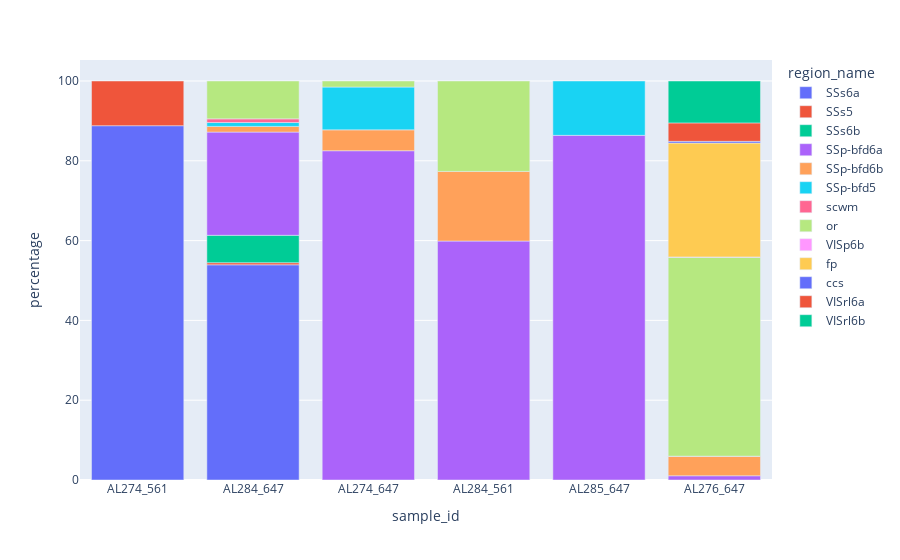
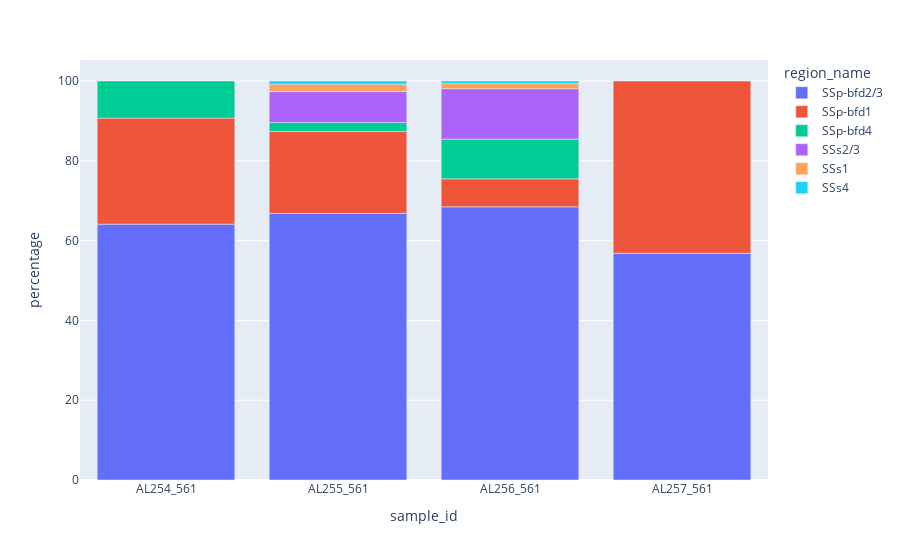
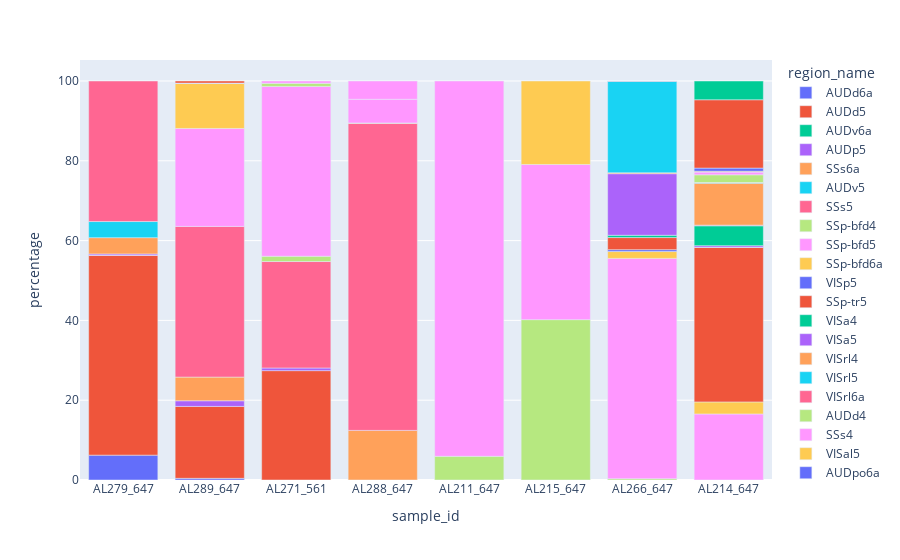
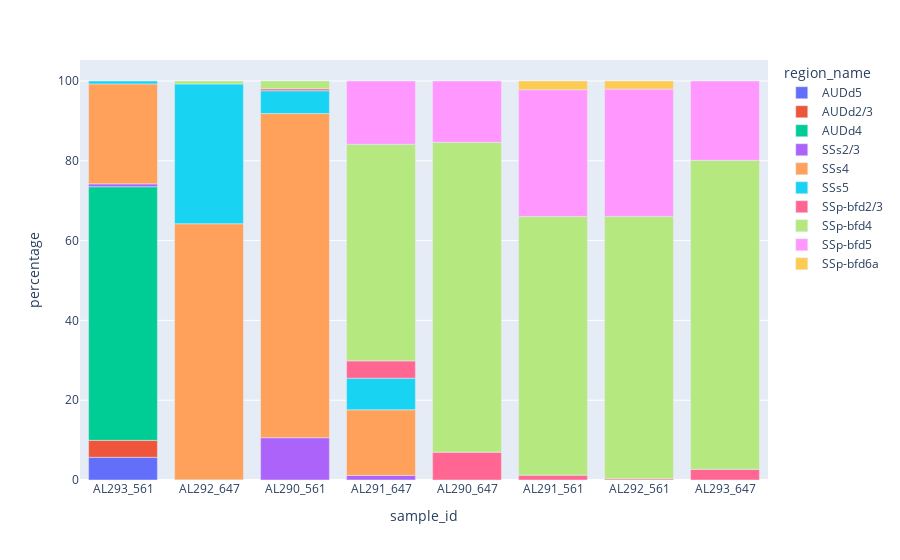

Notebook code cell kept with these figures, in order:
### Code cell
for i in genotypes:
    print(f'this genotype is {i}')

    this_data= data[data['Genotype']== i]
    
    this_data=this_data.reset_index(drop=True)
    this_df= expand_df(this_data)
    
    fig = px.bar(this_df, x="sample_id", y="percentage", color="region_name")
    fig.show()

    fig.write_html(f"{i}_injectionvoxel_distribution.html")

### Figure 1 — Plotly figure (JSON) as saved in the notebook; plotly's stock layout.template omitted (floating-point values rounded to 4 significant figures)
{"data": [{"alignmentgroup": "True", "hovertemplate": "region_name=SSs6a<br>sample_id=%{x}<br>percentage=%{y}<extra></extra>", "legendgroup": "SSs6a", "marker": {"color": "#636efa"}, "name": "SSs6a", "offsetgroup": "SSs6a", "orientation": "v", "showlegend": true, "textposition": "auto", "type": "bar", "x": ["AL274_561", "AL284_647"], "xaxis": "x", "y": [88.8, 53.93], "yaxis": "y"}, {"alignmentgroup": "True", "hovertemplate": "region_name=SSs5<br>sample_id=%{x}<br>percentage=%{y}<extra></extra>", "legendgroup": "SSs5", "marker": {"color": "#EF553B"}, "name": "SSs5", "offsetgroup": "SSs5", "orientation": "v", "showlegend": true, "textposition": "auto", "type": "bar", "x": ["AL274_561", "AL284_647"], "xaxis": "x", "y": [11.2, 0.5322], "yaxis": "y"}, {"alignmentgroup": "True", "hovertemplate": "region_name=SSs6b<br>sample_id=%{x}<br>percentage=%{y}<extra></extra>", "legendgroup": "SSs6b", "marker": {"color": "#00cc96"}, "name": "SSs6b", "offsetgroup": "SSs6b", "orientation": "v", "showlegend": true, "textposition": "auto", "type": "bar", "x": ["AL284_647"], "xaxis": "x", "y": [6.86], "yaxis": "y"}, {"alignmentgroup": "True", "hovertemplate": "region_name=SSp-bfd6a<br>sample_id=%{x}<br>percentage=%{y}<extra></extra>", "legendgroup": "SSp-bfd6a", "marker": {"color": "#ab63fa"}, "name": "SSp-bfd6a", "offsetgroup": "SSp-bfd6a", "orientation": "v", "showlegend": true, "textposition": "auto", "type": "bar", "x": ["AL284_647", "AL274_647", "AL284_561", "AL285_647", "AL276_647"], "xaxis": "x", "y": [25.87, 82.53, 59.89, 86.38, 1.06], "yaxis": "y"}, {"alignmentgroup": "True", "hovertemplate": "region_name=SSp-bfd6b<br>sample_id=%{x}<br>percentage=%{y}<extra></extra>", "legendgroup": "SSp-bfd6b", "marker": {"color": "#FFA15A"}, "name": "SSp-bfd6b", "offsetgroup": "SSp-bfd6b", "orientation": "v", "showlegend": true, "textposition": "auto", "type": "bar", "x": ["AL284_647", "AL274_647", "AL284_561", "AL276_647"], "xaxis": "x", "y": [1.419, 5.228, 17.45, 4.849], "yaxis": "y"}, {"alignmentgroup": "True", "hovertemplate": "region_name=SSp-bfd5<br>sample_id=%{x}<br>percentage=%{y}<extra></extra>", "legendgroup": "SSp-bfd5", "marker": {"color": "#19d3f3"}, "name": "SSp-bfd5", "offsetgroup": "SSp-bfd5", "orientation": "v", "showlegend": true, "textposition": "auto", "type": "bar", "x": ["AL284_647", "AL274_647", "AL285_647"], "xaxis": "x", "y": [0.9758, 10.73, 13.62], "yaxis": "y"}, {"alignmentgroup": "True", "hovertemplate": "region_name=scwm<br>sample_id=%{x}<br>percentage=%{y}<extra></extra>", "legendgroup": "scwm", "marker": {"color": "#FF6692"}, "name": "scwm", "offsetgroup": "scwm", "orientation": "v", "showlegend": true, "textposition": "auto", "type": "bar", "x": ["AL284_647", "AL276_647"], "xaxis": "x", "y": [0.9166, 0.06423], "yaxis": "y"}, {"alignmentgroup": "True", "hovertemplate": "region_name=or<br>sample_id=%{x}<br>percentage=%{y}<extra></extra>", "legendgroup": "or", "marker": {"color": "#B6E880"}, "name": "or", "offsetgroup": "or", "orientation": "v", "showlegend": true, "textposition": "auto", "type": "bar", "x": ["AL284_647", "AL274_647", "AL284_561", "AL276_647"], "xaxis": "x", "y": [9.491, 1.517, 22.66, 49.87], "yaxis": "y"}, {"alignmentgroup": "True", "hovertemplate": "region_name=VISp6b<br>sample_id=%{x}<br>percentage=%{y}<extra></extra>", "legendgroup": "VISp6b", "marker": {"color": "#FF97FF"}, "name": "VISp6b", "offsetgroup": "VISp6b", "orientation": "v", "showlegend": true, "textposition": "auto", "type": "bar", "x": ["AL276_647"], "xaxis": "x", "y": [0.06423], "yaxis": "y"}, {"alignmentgroup": "True", "hovertemplate": "region_name=fp<br>sample_id=%{x}<br>percentage=%{y}<extra></extra>", "legendgroup": "fp", "marker": {"color": "#FECB52"}, "name": "fp", "offsetgroup": "fp", "orientation": "v", "showlegend": true, "textposition": "auto", "type": "bar", "x": ["AL276_647"], "xaxis": "x", "y": [28.55], "yaxis": "y"}, {"alignmentgroup": "True", "hovertemplate": "region_name=ccs<br>sample_id=%{x}<br>percentage=%{y}<extra></extra>", "legendgroup": "ccs", "marker": {"color": "#636efa"}, "name": "ccs", "offsetgroup": "ccs", "orientation": "v", "showlegend": true, "textposition": "auto", "type": "bar", "x": ["AL276_647"], "xaxis": "x", "y": [0.4175], "yaxis": "y"}, {"alignmentgroup": "True", "hovertemplate": "region_name=VISrl6a<br>sample_id=%{x}<br>percentage=%{y}<extra></extra>", "legendgroup": "VISrl6a", "marker": {"color": "#EF553B"}, "name": "VISrl6a", "offsetgroup": "VISrl6a", "orientation": "v", "showlegend": true, "textposition": "auto", "type": "bar", "x": ["AL276_647"], "xaxis": "x", "y": [4.624], "yaxis": "y"}, {"alignmentgroup": "True", "hovertemplate": "region_name=VISrl6b<br>sample_id=%{x}<br>percentage=%{y}<extra></extra>", "legendgroup": "VISrl6b", "marker": {"color": "#00cc96"}, "name": "VISrl6b", "offsetgroup": "VISrl6b", "orientation": "v", "showlegend": true, "textposition": "auto", "type": "bar", "x": ["AL276_647"], "xaxis": "x", "y": [10.5], "yaxis": "y"}], "layout": {"autosize": true, "barmode": "relative", "legend": {"title": {"text": "region_name"}, "tracegroupgap": 0}, "margin": {"t": 60}, "xaxis": {"anchor": "y", "autorange": true, "domain": [0, 1], "range": [-0.5, 5.5], "title": {"text": "sample_id"}, "type": "category"}, "yaxis": {"anchor": "x", "autorange": true, "domain": [0, 1], "range": [0, 105.3], "title": {"text": "percentage"}, "type": "linear"}}}

### Figure 2 — Plotly figure (JSON) as saved in the notebook; plotly's stock layout.template omitted (floating-point values rounded to 4 significant figures)
{"data": [{"alignmentgroup": "True", "hovertemplate": "region_name=SSp-bfd2/3<br>sample_id=%{x}<br>percentage=%{y}<extra></extra>", "legendgroup": "SSp-bfd2/3", "marker": {"color": "#636efa"}, "name": "SSp-bfd2/3", "offsetgroup": "SSp-bfd2/3", "orientation": "v", "showlegend": true, "textposition": "auto", "type": "bar", "x": ["AL254_561", "AL255_561", "AL256_561", "AL257_561"], "xaxis": "x", "y": [64.13, 66.82, 68.46, 56.83], "yaxis": "y"}, {"alignmentgroup": "True", "hovertemplate": "region_name=SSp-bfd1<br>sample_id=%{x}<br>percentage=%{y}<extra></extra>", "legendgroup": "SSp-bfd1", "marker": {"color": "#EF553B"}, "name": "SSp-bfd1", "offsetgroup": "SSp-bfd1", "orientation": "v", "showlegend": true, "textposition": "auto", "type": "bar", "x": ["AL254_561", "AL255_561", "AL256_561", "AL257_561"], "xaxis": "x", "y": [26.57, 20.51, 7.006, 43.17], "yaxis": "y"}, {"alignmentgroup": "True", "hovertemplate": "region_name=SSp-bfd4<br>sample_id=%{x}<br>percentage=%{y}<extra></extra>", "legendgroup": "SSp-bfd4", "marker": {"color": "#00cc96"}, "name": "SSp-bfd4", "offsetgroup": "SSp-bfd4", "orientation": "v", "showlegend": true, "textposition": "auto", "type": "bar", "x": ["AL254_561", "AL255_561", "AL256_561"], "xaxis": "x", "y": [9.301, 2.259, 9.956], "yaxis": "y"}, {"alignmentgroup": "True", "hovertemplate": "region_name=SSs2/3<br>sample_id=%{x}<br>percentage=%{y}<extra></extra>", "legendgroup": "SSs2/3", "marker": {"color": "#ab63fa"}, "name": "SSs2/3", "offsetgroup": "SSs2/3", "orientation": "v", "showlegend": true, "textposition": "auto", "type": "bar", "x": ["AL255_561", "AL256_561"], "xaxis": "x", "y": [7.742, 12.65], "yaxis": "y"}, {"alignmentgroup": "True", "hovertemplate": "region_name=SSs1<br>sample_id=%{x}<br>percentage=%{y}<extra></extra>", "legendgroup": "SSs1", "marker": {"color": "#FFA15A"}, "name": "SSs1", "offsetgroup": "SSs1", "orientation": "v", "showlegend": true, "textposition": "auto", "type": "bar", "x": ["AL255_561", "AL256_561"], "xaxis": "x", "y": [1.878, 1.256], "yaxis": "y"}, {"alignmentgroup": "True", "hovertemplate": "region_name=SSs4<br>sample_id=%{x}<br>percentage=%{y}<extra></extra>", "legendgroup": "SSs4", "marker": {"color": "#19d3f3"}, "name": "SSs4", "offsetgroup": "SSs4", "orientation": "v", "showlegend": true, "textposition": "auto", "type": "bar", "x": ["AL255_561", "AL256_561"], "xaxis": "x", "y": [0.7832, 0.6692], "yaxis": "y"}], "layout": {"autosize": true, "barmode": "relative", "legend": {"title": {"text": "region_name"}, "tracegroupgap": 0}, "margin": {"t": 60}, "xaxis": {"anchor": "y", "autorange": true, "domain": [0, 1], "range": [-0.5, 3.5], "title": {"text": "sample_id"}, "type": "category"}, "yaxis": {"anchor": "x", "autorange": true, "domain": [0, 1], "range": [0, 105.3], "title": {"text": "percentage"}, "type": "linear"}}}

### Figure 3 — Plotly figure (JSON) as saved in the notebook; plotly's stock layout.template omitted (floating-point values rounded to 4 significant figures)
{"data": [{"alignmentgroup": "True", "hovertemplate": "region_name=AUDd6a<br>sample_id=%{x}<br>percentage=%{y}<extra></extra>", "legendgroup": "AUDd6a", "marker": {"color": "#636efa"}, "name": "AUDd6a", "offsetgroup": "AUDd6a", "orientation": "v", "showlegend": true, "textposition": "auto", "type": "bar", "x": ["AL279_647", "AL289_647"], "xaxis": "x", "y": [6.231, 0.4166], "yaxis": "y"}, {"alignmentgroup": "True", "hovertemplate": "region_name=AUDd5<br>sample_id=%{x}<br>percentage=%{y}<extra></extra>", "legendgroup": "AUDd5", "marker": {"color": "#EF553B"}, "name": "AUDd5", "offsetgroup": "AUDd5", "orientation": "v", "showlegend": true, "textposition": "auto", "type": "bar", "x": ["AL279_647", "AL271_561", "AL289_647"], "xaxis": "x", "y": [50.07, 27.41, 18.03], "yaxis": "y"}, {"alignmentgroup": "True", "hovertemplate": "region_name=AUDv6a<br>sample_id=%{x}<br>percentage=%{y}<extra></extra>", "legendgroup": "AUDv6a", "marker": {"color": "#00cc96"}, "name": "AUDv6a", "offsetgroup": "AUDv6a", "orientation": "v", "showlegend": true, "textposition": "auto", "type": "bar", "x": ["AL279_647"], "xaxis": "x", "y": [0.03245], "yaxis": "y"}, {"alignmentgroup": "True", "hovertemplate": "region_name=AUDp5<br>sample_id=%{x}<br>percentage=%{y}<extra></extra>", "legendgroup": "AUDp5", "marker": {"color": "#ab63fa"}, "name": "AUDp5", "offsetgroup": "AUDp5", "orientation": "v", "showlegend": true, "textposition": "auto", "type": "bar", "x": ["AL279_647", "AL271_561", "AL289_647"], "xaxis": "x", "y": [0.3245, 0.6666, 1.412], "yaxis": "y"}, {"alignmentgroup": "True", "hovertemplate": "region_name=SSs6a<br>sample_id=%{x}<br>percentage=%{y}<extra></extra>", "legendgroup": "SSs6a", "marker": {"color": "#FFA15A"}, "name": "SSs6a", "offsetgroup": "SSs6a", "orientation": "v", "showlegend": true, "textposition": "auto", "type": "bar", "x": ["AL279_647", "AL288_647", "AL289_647"], "xaxis": "x", "y": [4.073, 12.43, 5.936], "yaxis": "y"}, {"alignmentgroup": "True", "hovertemplate": "region_name=AUDv5<br>sample_id=%{x}<br>percentage=%{y}<extra></extra>", "legendgroup": "AUDv5", "marker": {"color": "#19d3f3"}, "name": "AUDv5", "offsetgroup": "AUDv5", "orientation": "v", "showlegend": true, "textposition": "auto", "type": "bar", "x": ["AL279_647"], "xaxis": "x", "y": [4.04], "yaxis": "y"}, {"alignmentgroup": "True", "hovertemplate": "region_name=SSs5<br>sample_id=%{x}<br>percentage=%{y}<extra></extra>", "legendgroup": "SSs5", "marker": {"color": "#FF6692"}, "name": "SSs5", "offsetgroup": "SSs5", "orientation": "v", "showlegend": true, "textposition": "auto", "type": "bar", "x": ["AL279_647", "AL271_561", "AL288_647", "AL289_647"], "xaxis": "x", "y": [35.23, 26.68, 76.97, 37.77], "yaxis": "y"}, {"alignmentgroup": "True", "hovertemplate": "region_name=SSp-bfd4<br>sample_id=%{x}<br>percentage=%{y}<extra></extra>", "legendgroup": "SSp-bfd4", "marker": {"color": "#B6E880"}, "name": "SSp-bfd4", "offsetgroup": "SSp-bfd4", "orientation": "v", "showlegend": true, "textposition": "auto", "type": "bar", "x": ["AL211_647", "AL215_647", "AL266_647", "AL271_561", "AL288_647"], "xaxis": "x", "y": [5.934, 40.19, 0.3365, 1.316, 0.0996], "yaxis": "y"}, {"alignmentgroup": "True", "hovertemplate": "region_name=SSp-bfd5<br>sample_id=%{x}<br>percentage=%{y}<extra></extra>", "legendgroup": "SSp-bfd5", "marker": {"color": "#FF97FF"}, "name": "SSp-bfd5", "offsetgroup": "SSp-bfd5", "orientation": "v", "showlegend": true, "textposition": "auto", "type": "bar", "x": ["AL211_647", "AL215_647", "AL266_647", "AL271_561", "AL288_647", "AL289_647", "AL214_647"], "xaxis": "x", "y": [94.07, 38.89, 55.21, 42.56, 5.926, 24.54, 16.55], "yaxis": "y"}, {"alignmentgroup": "True", "hovertemplate": "region_name=SSp-bfd6a<br>sample_id=%{x}<br>percentage=%{y}<extra></extra>", "legendgroup": "SSp-bfd6a", "marker": {"color": "#FECB52"}, "name": "SSp-bfd6a", "offsetgroup": "SSp-bfd6a", "orientation": "v", "showlegend": true, "textposition": "auto", "type": "bar", "x": ["AL215_647", "AL266_647", "AL289_647", "AL214_647"], "xaxis": "x", "y": [20.92, 1.709, 11.31, 3.017], "yaxis": "y"}, {"alignmentgroup": "True", "hovertemplate": "region_name=VISp5<br>sample_id=%{x}<br>percentage=%{y}<extra></extra>", "legendgroup": "VISp5", "marker": {"color": "#636efa"}, "name": "VISp5", "offsetgroup": "VISp5", "orientation": "v", "showlegend": true, "textposition": "auto", "type": "bar", "x": ["AL266_647"], "xaxis": "x", "y": [0.4782], "yaxis": "y"}, {"alignmentgroup": "True", "hovertemplate": "region_name=SSp-tr5<br>sample_id=%{x}<br>percentage=%{y}<extra></extra>", "legendgroup": "SSp-tr5", "marker": {"color": "#EF553B"}, "name": "SSp-tr5", "offsetgroup": "SSp-tr5", "orientation": "v", "showlegend": true, "textposition": "auto", "type": "bar", "x": ["AL266_647", "AL214_647"], "xaxis": "x", "y": [3.029, 38.73], "yaxis": "y"}, {"alignmentgroup": "True", "hovertemplate": "region_name=VISa4<br>sample_id=%{x}<br>percentage=%{y}<extra></extra>", "legendgroup": "VISa4", "marker": {"color": "#00cc96"}, "name": "VISa4", "offsetgroup": "VISa4", "orientation": "v", "showlegend": true, "textposition": "auto", "type": "bar", "x": ["AL266_647", "AL214_647"], "xaxis": "x", "y": [0.5756, 0.02718], "yaxis": "y"}, {"alignmentgroup": "True", "hovertemplate": "region_name=VISa5<br>sample_id=%{x}<br>percentage=%{y}<extra></extra>", "legendgroup": "VISa5", "marker": {"color": "#ab63fa"}, "name": "VISa5", "offsetgroup": "VISa5", "orientation": "v", "showlegend": true, "textposition": "auto", "type": "bar", "x": ["AL266_647", "AL214_647"], "xaxis": "x", "y": [15.44, 0.4077], "yaxis": "y"}, {"alignmentgroup": "True", "hovertemplate": "region_name=VISrl4<br>sample_id=%{x}<br>percentage=%{y}<extra></extra>", "legendgroup": "VISrl4", "marker": {"color": "#FFA15A"}, "name": "VISrl4", "offsetgroup": "VISrl4", "orientation": "v", "showlegend": true, "textposition": "auto", "type": "bar", "x": ["AL266_647"], "xaxis": "x", "y": [0.2303], "yaxis": "y"}, {"alignmentgroup": "True", "hovertemplate": "region_name=VISrl5<br>sample_id=%{x}<br>percentage=%{y}<extra></extra>", "legendgroup": "VISrl5", "marker": {"color": "#19d3f3"}, "name": "VISrl5", "offsetgroup": "VISrl5", "orientation": "v", "showlegend": true, "textposition": "auto", "type": "bar", "x": ["AL266_647"], "xaxis": "x", "y": [22.92], "yaxis": "y"}, {"alignmentgroup": "True", "hovertemplate": "region_name=VISrl6a<br>sample_id=%{x}<br>percentage=%{y}<extra></extra>", "legendgroup": "VISrl6a", "marker": {"color": "#FF6692"}, "name": "VISrl6a", "offsetgroup": "VISrl6a", "orientation": "v", "showlegend": true, "textposition": "auto", "type": "bar", "x": ["AL266_647"], "xaxis": "x", "y": [0.0797], "yaxis": "y"}, {"alignmentgroup": "True", "hovertemplate": "region_name=AUDd4<br>sample_id=%{x}<br>percentage=%{y}<extra></extra>", "legendgroup": "AUDd4", "marker": {"color": "#B6E880"}, "name": "AUDd4", "offsetgroup": "AUDd4", "orientation": "v", "showlegend": true, "textposition": "auto", "type": "bar", "x": ["AL271_561"], "xaxis": "x", "y": [0.7832], "yaxis": "y"}, {"alignmentgroup": "True", "hovertemplate": "region_name=SSs4<br>sample_id=%{x}<br>percentage=%{y}<extra></extra>", "legendgroup": "SSs4", "marker": {"color": "#FF97FF"}, "name": "SSs4", "offsetgroup": "SSs4", "orientation": "v", "showlegend": true, "textposition": "auto", "type": "bar", "x": ["AL271_561", "AL288_647"], "xaxis": "x", "y": [0.5832, 4.582], "yaxis": "y"}, {"alignmentgroup": "True", "hovertemplate": "region_name=VISal5<br>sample_id=%{x}<br>percentage=%{y}<extra></extra>", "legendgroup": "VISal5", "marker": {"color": "#FECB52"}, "name": "VISal5", "offsetgroup": "VISal5", "orientation": "v", "showlegend": true, "textposition": "auto", "type": "bar", "x": ["AL289_647"], "xaxis": "x", "y": [0.03471], "yaxis": "y"}, {"alignmentgroup": "True", "hovertemplate": "region_name=AUDpo6a<br>sample_id=%{x}<br>percentage=%{y}<extra></extra>", "legendgroup": "AUDpo6a", "marker": {"color": "#636efa"}, "name": "AUDpo6a", "offsetgroup": "AUDpo6a", "orientation": "v", "showlegend": true, "textposition": "auto", "type": "bar", "x": ["AL289_647"], "xaxis": "x", "y": [0.03471], "yaxis": "y"}, {"alignmentgroup": "True", "hovertemplate": "region_name=AUDpo5<br>sample_id=%{x}<br>percentage=%{y}<extra></extra>", "legendgroup": "AUDpo5", "marker": {"color": "#EF553B"}, "name": "AUDpo5", "offsetgroup": "AUDpo5", "orientation": "v", "showlegend": true, "textposition": "auto", "type": "bar", "x": ["AL289_647"], "xaxis": "x", "y": [0.5207], "yaxis": "y"}, {"alignmentgroup": "True", "hovertemplate": "region_name=SSp-tr6a<br>sample_id=%{x}<br>percentage=%{y}<extra></extra>", "legendgroup": "SSp-tr6a", "marker": {"color": "#00cc96"}, "name": "SSp-tr6a", "offsetgroup": "SSp-tr6a", "orientation": "v", "showlegend": true, "textposition": "auto", "type": "bar", "x": ["AL214_647"], "xaxis": "x", "y": [4.974], "yaxis": "y"}, {"alignmentgroup": "True", "hovertemplate": "region_name=SSp-ul4<br>sample_id=%{x}<br>percentage=%{y}<extra></extra>", "legendgroup": "SSp-ul4", "marker": {"color": "#ab63fa"}, "name": "SSp-ul4", "offsetgroup": "SSp-ul4", "orientation": "v", "showlegend": true, "textposition": "auto", "type": "bar", "x": ["AL214_647"], "xaxis": "x", "y": [0.1631], "yaxis": "y"}, {"alignmentgroup": "True", "hovertemplate": "region_name=SSp-ul5<br>sample_id=%{x}<br>percentage=%{y}<extra></extra>", "legendgroup": "SSp-ul5", "marker": {"color": "#FFA15A"}, "name": "SSp-ul5", "offsetgroup": "SSp-ul5", "orientation": "v", "showlegend": true, "textposition": "auto", "type": "bar", "x": ["AL214_647"], "xaxis": "x", "y": [10.52], "yaxis": "y"}, {"alignmentgroup": "True", "hovertemplate": "region_name=SSp-tr2/3<br>sample_id=%{x}<br>percentage=%{y}<extra></extra>", "legendgroup": "SSp-tr2/3", "marker": {"color": "#19d3f3"}, "name": "SSp-tr2/3", "offsetgroup": "SSp-tr2/3", "orientation": "v", "showlegend": true, "textposition": "auto", "type": "bar", "x": ["AL214_647"], "xaxis": "x", "y": [0.1359], "yaxis": "y"}, {"alignmentgroup": "True", "hovertemplate": "region_name=SSp-ul2/3<br>sample_id=%{x}<br>percentage=%{y}<extra></extra>", "legendgroup": "SSp-ul2/3", "marker": {"color": "#FF6692"}, "name": "SSp-ul2/3", "offsetgroup": "SSp-ul2/3", "orientation": "v", "showlegend": true, "textposition": "auto", "type": "bar", "x": ["AL214_647"], "xaxis": "x", "y": [0.02718], "yaxis": "y"}, {"alignmentgroup": "True", "hovertemplate": "region_name=SSp-ul6a<br>sample_id=%{x}<br>percentage=%{y}<extra></extra>", "legendgroup": "SSp-ul6a", "marker": {"color": "#B6E880"}, "name": "SSp-ul6a", "offsetgroup": "SSp-ul6a", "orientation": "v", "showlegend": true, "textposition": "auto", "type": "bar", "x": ["AL214_647"], "xaxis": "x", "y": [1.93], "yaxis": "y"}, {"alignmentgroup": "True", "hovertemplate": "region_name=SSp-tr4<br>sample_id=%{x}<br>percentage=%{y}<extra></extra>", "legendgroup": "SSp-tr4", "marker": {"color": "#FF97FF"}, "name": "SSp-tr4", "offsetgroup": "SSp-tr4", "orientation": "v", "showlegend": true, "textposition": "auto", "type": "bar", "x": ["AL214_647"], "xaxis": "x", "y": [0.6795], "yaxis": "y"}, {"alignmentgroup": "True", "hovertemplate": "region_name=SSp-un2/3<br>sample_id=%{x}<br>percentage=%{y}<extra></extra>", "legendgroup": "SSp-un2/3", "marker": {"color": "#FECB52"}, "name": "SSp-un2/3", "offsetgroup": "SSp-un2/3", "orientation": "v", "showlegend": true, "textposition": "auto", "type": "bar", "x": ["AL214_647"], "xaxis": "x", "y": [0.2175], "yaxis": "y"}, {"alignmentgroup": "True", "hovertemplate": "region_name=SSp-un4<br>sample_id=%{x}<br>percentage=%{y}<extra></extra>", "legendgroup": "SSp-un4", "marker": {"color": "#636efa"}, "name": "SSp-un4", "offsetgroup": "SSp-un4", "orientation": "v", "showlegend": true, "textposition": "auto", "type": "bar", "x": ["AL214_647"], "xaxis": "x", "y": [0.7883], "yaxis": "y"}, {"alignmentgroup": "True", "hovertemplate": "region_name=SSp-un5<br>sample_id=%{x}<br>percentage=%{y}<extra></extra>", "legendgroup": "SSp-un5", "marker": {"color": "#EF553B"}, "name": "SSp-un5", "offsetgroup": "SSp-un5", "orientation": "v", "showlegend": true, "textposition": "auto", "type": "bar", "x": ["AL214_647"], "xaxis": "x", "y": [17.12], "yaxis": "y"}, {"alignmentgroup": "True", "hovertemplate": "region_name=SSp-un6a<br>sample_id=%{x}<br>percentage=%{y}<extra></extra>", "legendgroup": "SSp-un6a", "marker": {"color": "#00cc96"}, "name": "SSp-un6a", "offsetgroup": "SSp-un6a", "orientation": "v", "showlegend": true, "textposition": "auto", "type": "bar", "x": ["AL214_647"], "xaxis": "x", "y": [4.702], "yaxis": "y"}], "layout": {"autosize": true, "barmode": "relative", "legend": {"title": {"text": "region_name"}, "tracegroupgap": 0}, "margin": {"t": 60}, "xaxis": {"anchor": "y", "autorange": true, "domain": [0, 1], "range": [-0.5, 7.5], "title": {"text": "sample_id"}, "type": "category"}, "yaxis": {"anchor": "x", "autorange": true, "domain": [0, 1], "range": [0, 105.3], "title": {"text": "percentage"}, "type": "linear"}}}

### Figure 4 — Plotly figure (JSON) as saved in the notebook; plotly's stock layout.template omitted (floating-point values rounded to 4 significant figures)
{"data": [{"alignmentgroup": "True", "hovertemplate": "region_name=AUDd5<br>sample_id=%{x}<br>percentage=%{y}<extra></extra>", "legendgroup": "AUDd5", "marker": {"color": "#636efa"}, "name": "AUDd5", "offsetgroup": "AUDd5", "orientation": "v", "showlegend": true, "textposition": "auto", "type": "bar", "x": ["AL293_561"], "xaxis": "x", "y": [5.694], "yaxis": "y"}, {"alignmentgroup": "True", "hovertemplate": "region_name=AUDd2/3<br>sample_id=%{x}<br>percentage=%{y}<extra></extra>", "legendgroup": "AUDd2/3", "marker": {"color": "#EF553B"}, "name": "AUDd2/3", "offsetgroup": "AUDd2/3", "orientation": "v", "showlegend": true, "textposition": "auto", "type": "bar", "x": ["AL293_561"], "xaxis": "x", "y": [4.244], "yaxis": "y"}, {"alignmentgroup": "True", "hovertemplate": "region_name=AUDd4<br>sample_id=%{x}<br>percentage=%{y}<extra></extra>", "legendgroup": "AUDd4", "marker": {"color": "#00cc96"}, "name": "AUDd4", "offsetgroup": "AUDd4", "orientation": "v", "showlegend": true, "textposition": "auto", "type": "bar", "x": ["AL293_561", "AL292_647"], "xaxis": "x", "y": [63.56, 0.04384], "yaxis": "y"}, {"alignmentgroup": "True", "hovertemplate": "region_name=SSs2/3<br>sample_id=%{x}<br>percentage=%{y}<extra></extra>", "legendgroup": "SSs2/3", "marker": {"color": "#ab63fa"}, "name": "SSs2/3", "offsetgroup": "SSs2/3", "orientation": "v", "showlegend": true, "textposition": "auto", "type": "bar", "x": ["AL293_561", "AL290_561", "AL291_647"], "xaxis": "x", "y": [0.7246, 10.6, 1.149], "yaxis": "y"}, {"alignmentgroup": "True", "hovertemplate": "region_name=SSs4<br>sample_id=%{x}<br>percentage=%{y}<extra></extra>", "legendgroup": "SSs4", "marker": {"color": "#FFA15A"}, "name": "SSs4", "offsetgroup": "SSs4", "orientation": "v", "showlegend": true, "textposition": "auto", "type": "bar", "x": ["AL293_561", "AL290_561", "AL292_647", "AL291_647"], "xaxis": "x", "y": [25.05, 81.24, 64.18, 16.45], "yaxis": "y"}, {"alignmentgroup": "True", "hovertemplate": "region_name=SSs5<br>sample_id=%{x}<br>percentage=%{y}<extra></extra>", "legendgroup": "SSs5", "marker": {"color": "#19d3f3"}, "name": "SSs5", "offsetgroup": "SSs5", "orientation": "v", "showlegend": true, "textposition": "auto", "type": "bar", "x": ["AL293_561", "AL290_561", "AL292_647", "AL291_647"], "xaxis": "x", "y": [0.7246, 5.708, 35.03, 7.918], "yaxis": "y"}, {"alignmentgroup": "True", "hovertemplate": "region_name=SSp-bfd2/3<br>sample_id=%{x}<br>percentage=%{y}<extra></extra>", "legendgroup": "SSp-bfd2/3", "marker": {"color": "#FF6692"}, "name": "SSp-bfd2/3", "offsetgroup": "SSp-bfd2/3", "orientation": "v", "showlegend": true, "textposition": "auto", "type": "bar", "x": ["AL290_561", "AL290_647", "AL291_561", "AL291_647", "AL292_561", "AL293_647"], "xaxis": "x", "y": [0.5097, 6.976, 1.221, 4.35, 0.3114, 2.669], "yaxis": "y"}, {"alignmentgroup": "True", "hovertemplate": "region_name=SSp-bfd4<br>sample_id=%{x}<br>percentage=%{y}<extra></extra>", "legendgroup": "SSp-bfd4", "marker": {"color": "#B6E880"}, "name": "SSp-bfd4", "offsetgroup": "SSp-bfd4", "orientation": "v", "showlegend": true, "textposition": "auto", "type": "bar", "x": ["AL290_561", "AL292_647", "AL290_647", "AL291_561", "AL291_647", "AL292_561", "AL293_647"], "xaxis": "x", "y": [1.937, 0.7453, 77.65, 64.81, 54.28, 65.75, 77.46], "yaxis": "y"}, {"alignmentgroup": "True", "hovertemplate": "region_name=SSp-bfd5<br>sample_id=%{x}<br>percentage=%{y}<extra></extra>", "legendgroup": "SSp-bfd5", "marker": {"color": "#FF97FF"}, "name": "SSp-bfd5", "offsetgroup": "SSp-bfd5", "orientation": "v", "showlegend": true, "textposition": "auto", "type": "bar", "x": ["AL290_647", "AL291_561", "AL291_647", "AL292_561", "AL293_647"], "xaxis": "x", "y": [15.38, 31.79, 15.86, 31.91, 19.87], "yaxis": "y"}, {"alignmentgroup": "True", "hovertemplate": "region_name=SSp-bfd6a<br>sample_id=%{x}<br>percentage=%{y}<extra></extra>", "legendgroup": "SSp-bfd6a", "marker": {"color": "#FECB52"}, "name": "SSp-bfd6a", "offsetgroup": "SSp-bfd6a", "orientation": "v", "showlegend": true, "textposition": "auto", "type": "bar", "x": ["AL291_561", "AL292_561"], "xaxis": "x", "y": [2.181, 2.024], "yaxis": "y"}], "layout": {"autosize": true, "barmode": "relative", "legend": {"title": {"text": "region_name"}, "tracegroupgap": 0}, "margin": {"t": 60}, "xaxis": {"anchor": "y", "autorange": true, "domain": [0, 1], "range": [-0.5, 7.5], "title": {"text": "sample_id"}, "type": "category"}, "yaxis": {"anchor": "x", "autorange": true, "domain": [0, 1], "range": [0, 105.3], "title": {"text": "percentage"}, "type": "linear"}}}
